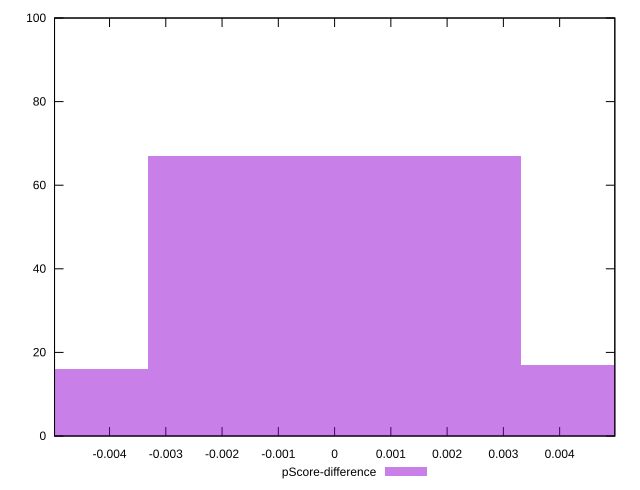

Here is the gnuplot script that generated this plot:
reset

$pScoreDifference <<EOF
0 67
-0.006631112014864473 16
0.006631112014864473 17
EOF

set key outside below
set boxwidth 0.006631112014864473
set xrange [-0.004977550070020653:0.004980685009338348]
set yrange [0:100]
set trange [0:100]
set style fill transparent solid 0.5 noborder
set terminal svg size 640, 490 enhanced background rgb 'white'
set output "report_00015_2021-02-09T16-11-33.973Z/mainthread-work-breakdown/samples/pages+cached+noadtech+nomedia/pScore-difference/histogram.svg"

plot $pScoreDifference title "pScore-difference" with boxes

reset
